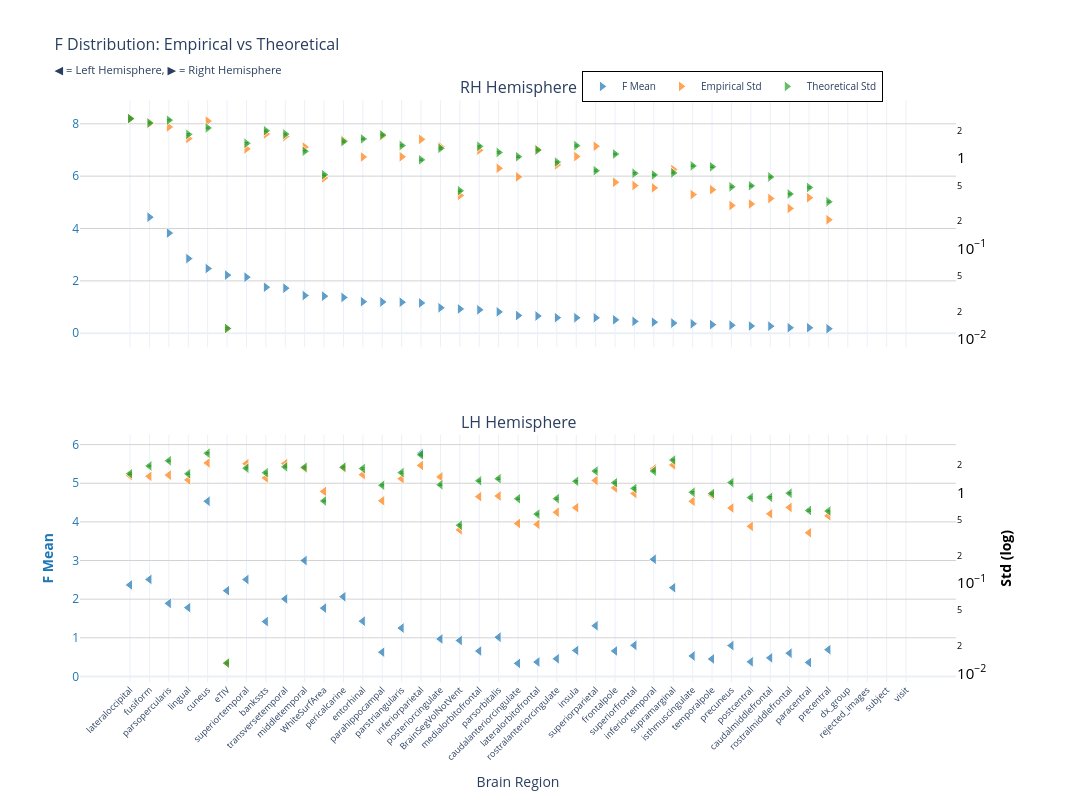
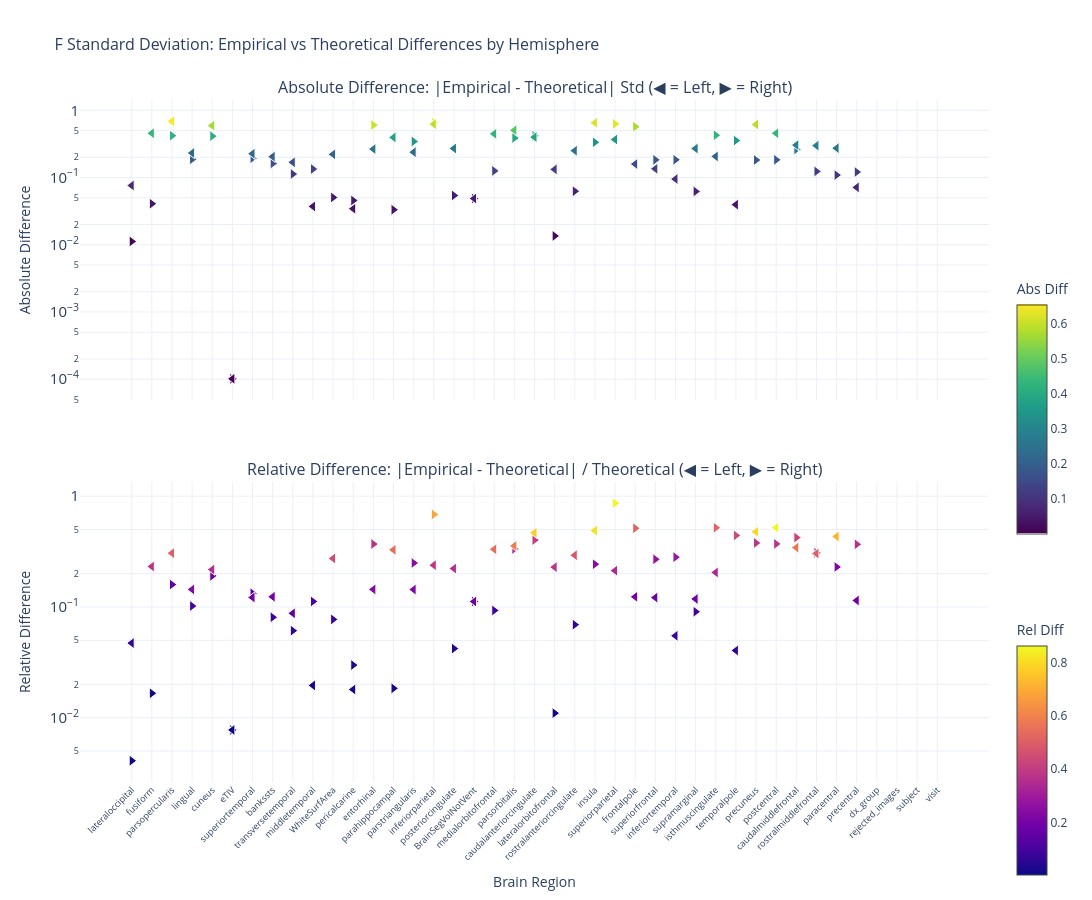

The code cell stored with these charts, in order, in its notebook:
### Markdown cell above
### F-statistic

### Code cell
nu_nav = df_npvr[(df_npvr["study"] == "longitudinal") & (df_npvr["group"] == "HC-PD")]
data_path = stats_dir / f"ancova_longitudinal_{METRIC}.parquet"
df, stats = get_test_stats(
    data_path,
    stat_functions_F,
    nu_nav,
    hemisphere=True,
    study="longitudinal",
    raw_values=True,
)
show_figure(stats, hemisphere=True, stat_name="F", study="longitudinal", metric=METRIC)

### Figure 1 — Plotly figure (JSON) as saved in the notebook; plotly's stock layout.template omitted (floating-point values rounded to 4 significant figures)
{"data": [{"hovertemplate": "<b>%{x}</b><br>Mean F: %{y:.2f}<br><extra></extra>", "legendgroup": "mean", "marker": {"color": "#1f77b4", "line": {"color": "white", "width": 1}, "opacity": 0.7, "size": 10, "symbol": "triangle-right"}, "mode": "markers", "name": "F Mean", "showlegend": true, "type": "scatter", "x": ["lateraloccipital", "fusiform", "parsopercularis", "lingual", "cuneus", "eTIV", "superiortemporal", "bankssts", "transversetemporal", "middletemporal", "WhiteSurfArea", "pericalcarine", "entorhinal", "parahippocampal", "parstriangularis", "inferiorparietal", "posteriorcingulate", "BrainSegVolNotVent", "medialorbitofrontal", "parsorbitalis", "caudalanteriorcingulate", "lateralorbitofrontal", "rostralanteriorcingulate", "insula", "superiorparietal", "frontalpole", "superiorfrontal", "inferiortemporal", "supramarginal", "isthmuscingulate", "temporalpole", "precuneus", "postcentral", "caudalmiddlefrontal", "rostralmiddlefrontal", "paracentral", "precentral", "dx_group", "rejected_images", "subject", "visit"], "xaxis": "x", "y": [8.198, 4.434, 3.826, 2.85, 2.471, 2.22, 2.142, 1.757, 1.722, 1.439, 1.417, 1.367, 1.206, 1.195, 1.185, 1.158, 0.9725, 0.929, 0.8942, 0.8158, 0.6762, 0.658, 0.5951, 0.5922, 0.5883, 0.5124, 0.4532, 0.4234, 0.3869, 0.3622, 0.3274, 0.305, 0.2761, 0.2697, 0.2106, 0.21, 0.1722, NaN, NaN, NaN, NaN], "yaxis": "y"}, {"hovertemplate": "<b>%{x}</b><br>Empirical Std: %{y:.3f}<br><extra></extra>", "legendgroup": "empirical", "marker": {"color": "#ff7f0e", "line": {"color": "white", "width": 1}, "opacity": 0.7, "size": 10, "symbol": "triangle-right"}, "mode": "markers", "name": "Empirical Std", "showlegend": true, "type": "scatter", "x": ["lateraloccipital", "fusiform", "parsopercularis", "lingual", "cuneus", "eTIV", "superiortemporal", "bankssts", "transversetemporal", "middletemporal", "WhiteSurfArea", "pericalcarine", "entorhinal", "parahippocampal", "parstriangularis", "inferiorparietal", "posteriorcingulate", "BrainSegVolNotVent", "medialorbitofrontal", "parsorbitalis", "caudalanteriorcingulate", "lateralorbitofrontal", "rostralanteriorcingulate", "insula", "superiorparietal", "frontalpole", "superiorfrontal", "inferiortemporal", "supramarginal", "isthmuscingulate", "temporalpole", "precuneus", "postcentral", "caudalmiddlefrontal", "rostralmiddlefrontal", "paracentral", "precentral", "dx_group", "rejected_images", "subject", "visit"], "xaxis": "x", "y": [2.728, 2.412, 2.215, 1.647, 2.574, 0.01295, 1.267, 1.849, 1.733, 1.327, 0.6048, 1.573, 1.03, 1.77, 1.036, 1.615, 1.339, 0.3868, 1.225, 0.7718, 0.6206, 1.243, 0.8423, 1.041, 1.355, 0.5405, 0.4972, 0.4691, 0.749, 0.3953, 0.4481, 0.2993, 0.311, 0.3576, 0.2778, 0.3651, 0.2082, NaN, NaN, NaN, NaN], "yaxis": "y2"}, {"error_y": {"array": [0.05443, 0.04874, 0.05234, 0.03644, 0.04295, 0.0002593, 0.02904, 0.03996, 0.03668, 0.02371, 0.01302, 0.03036, 0.03247, 0.03583, 0.02741, 0.01905, 0.02554, 0.008655, 0.02684, 0.02301, 0.02061, 0.02442, 0.01798, 0.02734, 0.01444, 0.02206, 0.01352, 0.01297, 0.01365, 0.01632, 0.01595, 0.009566, 0.009821, 0.01231, 0.007971, 0.009414, 0.006537, NaN, NaN, NaN, NaN], "arrayminus": [0.05335, 0.04777, 0.0513, 0.03572, 0.04209, 0.0002542, 0.02846, 0.03917, 0.03595, 0.02324, 0.01276, 0.02975, 0.03182, 0.03512, 0.02687, 0.01867, 0.02503, 0.008483, 0.02631, 0.02256, 0.0202, 0.02394, 0.01762, 0.0268, 0.01415, 0.02162, 0.01325, 0.01271, 0.01338, 0.01599, 0.01563, 0.009376, 0.009626, 0.01207, 0.007813, 0.009227, 0.006408, NaN, NaN, NaN, NaN], "color": "#2ca02c", "thickness": 1, "type": "data", "visible": true, "width": 2}, "hovertemplate": "<b>%{x}</b><br>Theoretical Std: %{y:.3f}<br><extra></extra>", "legendgroup": "theoretical", "marker": {"color": "#2ca02c", "line": {"color": "white", "width": 1}, "opacity": 0.7, "size": 10, "symbol": "triangle-right"}, "mode": "markers", "name": "Theoretical Std", "showlegend": true, "type": "scatter", "x": ["lateraloccipital", "fusiform", "parsopercularis", "lingual", "cuneus", "eTIV", "superiortemporal", "bankssts", "transversetemporal", "middletemporal", "WhiteSurfArea", "pericalcarine", "entorhinal", "parahippocampal", "parstriangularis", "inferiorparietal", "posteriorcingulate", "BrainSegVolNotVent", "medialorbitofrontal", "parsorbitalis", "caudalanteriorcingulate", "lateralorbitofrontal", "rostralanteriorcingulate", "insula", "superiorparietal", "frontalpole", "superiorfrontal", "inferiortemporal", "supramarginal", "isthmuscingulate", "temporalpole", "precuneus", "postcentral", "caudalmiddlefrontal", "rostralmiddlefrontal", "paracentral", "precentral", "dx_group", "rejected_images", "subject", "visit"], "xaxis": "x", "y": [2.74, 2.453, 2.634, 1.834, 2.161, 0.01305, 1.461, 2.011, 1.846, 1.193, 0.6554, 1.528, 1.634, 1.803, 1.38, 0.9586, 1.285, 0.4356, 1.351, 1.158, 1.037, 1.229, 0.9049, 1.376, 0.7268, 1.11, 0.6804, 0.6528, 0.6868, 0.8213, 0.8028, 0.4814, 0.4943, 0.6196, 0.4012, 0.4738, 0.329, NaN, NaN, NaN, NaN], "yaxis": "y2"}, {"hovertemplate": "<b>%{x}</b><br>Mean F: %{y:.2f}<br><extra></extra>", "legendgroup": "mean", "marker": {"color": "#1f77b4", "line": {"color": "white", "width": 1}, "opacity": 0.7, "size": 10, "symbol": "triangle-left"}, "mode": "markers", "name": "F Mean", "showlegend": false, "type": "scatter", "x": ["inferiorparietal", "cuneus", "inferiortemporal", "middletemporal", "fusiform", "superiortemporal", "lateraloccipital", "supramarginal", "eTIV", "pericalcarine", "transversetemporal", "parsopercularis", "lingual", "WhiteSurfArea", "entorhinal", "bankssts", "superiorparietal", "parstriangularis", "parsorbitalis", "posteriorcingulate", "BrainSegVolNotVent", "superiorfrontal", "precuneus", "precentral", "insula", "frontalpole", "medialorbitofrontal", "parahippocampal", "rostralmiddlefrontal", "isthmuscingulate", "caudalmiddlefrontal", "rostralanteriorcingulate", "temporalpole", "postcentral", "lateralorbitofrontal", "paracentral", "caudalanteriorcingulate", "dx_group", "rejected_images", "subject", "visit"], "xaxis": "x2", "y": [5.777, 4.534, 3.033, 2.999, 2.51, 2.508, 2.368, 2.296, 2.22, 2.063, 2.006, 1.89, 1.781, 1.768, 1.43, 1.419, 1.311, 1.251, 1.015, 0.9696, 0.929, 0.8039, 0.7979, 0.6921, 0.6724, 0.6585, 0.6563, 0.6277, 0.6006, 0.5291, 0.4801, 0.4562, 0.4518, 0.3773, 0.3731, 0.3613, 0.3374, NaN, NaN, NaN, NaN], "yaxis": "y3"}, {"hovertemplate": "<b>%{x}</b><br>Empirical Std: %{y:.3f}<br><extra></extra>", "legendgroup": "empirical", "marker": {"color": "#ff7f0e", "line": {"color": "white", "width": 1}, "opacity": 0.7, "size": 10, "symbol": "triangle-left"}, "mode": "markers", "name": "Empirical Std", "showlegend": false, "type": "scatter", "x": ["inferiorparietal", "cuneus", "inferiortemporal", "middletemporal", "fusiform", "superiortemporal", "lateraloccipital", "supramarginal", "eTIV", "pericalcarine", "transversetemporal", "parsopercularis", "lingual", "WhiteSurfArea", "entorhinal", "bankssts", "superiorparietal", "parstriangularis", "parsorbitalis", "posteriorcingulate", "BrainSegVolNotVent", "superiorfrontal", "precuneus", "precentral", "insula", "frontalpole", "medialorbitofrontal", "parahippocampal", "rostralmiddlefrontal", "isthmuscingulate", "caudalmiddlefrontal", "rostralanteriorcingulate", "temporalpole", "postcentral", "lateralorbitofrontal", "paracentral", "caudalanteriorcingulate", "dx_group", "rejected_images", "subject", "visit"], "xaxis": "x2", "y": [1.993, 2.126, 1.826, 1.861, 1.511, 2.084, 1.538, 2.017, 0.01295, 1.873, 2.091, 1.559, 1.379, 1.029, 1.577, 1.453, 1.36, 1.423, 0.9163, 1.49, 0.3868, 0.9758, 0.6748, 0.5529, 0.6802, 1.126, 0.9017, 0.8103, 0.6847, 0.8004, 0.5817, 0.6053, 0.9376, 0.4231, 0.4456, 0.3596, 0.4555, NaN, NaN, NaN, NaN], "yaxis": "y4"}, {"error_y": {"array": [0.05197, 0.054, 0.03439, 0.03772, 0.03908, 0.03691, 0.03208, 0.04544, 0.0002593, 0.03789, 0.0382, 0.04464, 0.032, 0.01605, 0.0366, 0.03293, 0.03433, 0.03301, 0.02825, 0.02422, 0.008655, 0.02207, 0.02562, 0.0124, 0.02646, 0.02552, 0.02679, 0.02394, 0.01953, 0.02, 0.0176, 0.01701, 0.01941, 0.01748, 0.01148, 0.01258, 0.01698, NaN, NaN, NaN, NaN], "arrayminus": [0.05094, 0.05293, 0.03371, 0.03697, 0.03831, 0.03617, 0.03144, 0.04454, 0.0002542, 0.03714, 0.03745, 0.04375, 0.03137, 0.01573, 0.03588, 0.03227, 0.03364, 0.03235, 0.02769, 0.02374, 0.008483, 0.02163, 0.02511, 0.01216, 0.02594, 0.02502, 0.02625, 0.02347, 0.01914, 0.0196, 0.01725, 0.01667, 0.01903, 0.01713, 0.01125, 0.01233, 0.01664, NaN, NaN, NaN, NaN], "color": "#2ca02c", "thickness": 1, "type": "data", "visible": true, "width": 2}, "hovertemplate": "<b>%{x}</b><br>Theoretical Std: %{y:.3f}<br><extra></extra>", "legendgroup": "theoretical", "marker": {"color": "#2ca02c", "line": {"color": "white", "width": 1}, "opacity": 0.7, "size": 10, "symbol": "triangle-left"}, "mode": "markers", "name": "Theoretical Std", "showlegend": false, "type": "scatter", "x": ["inferiorparietal", "cuneus", "inferiortemporal", "middletemporal", "fusiform", "superiortemporal", "lateraloccipital", "supramarginal", "eTIV", "pericalcarine", "transversetemporal", "parsopercularis", "lingual", "WhiteSurfArea", "entorhinal", "bankssts", "superiorparietal", "parstriangularis", "parsorbitalis", "posteriorcingulate", "BrainSegVolNotVent", "superiorfrontal", "precuneus", "precentral", "insula", "frontalpole", "medialorbitofrontal", "parahippocampal", "rostralmiddlefrontal", "isthmuscingulate", "caudalmiddlefrontal", "rostralanteriorcingulate", "temporalpole", "postcentral", "lateralorbitofrontal", "paracentral", "caudalanteriorcingulate", "dx_group", "rejected_images", "subject", "visit"], "xaxis": "x2", "y": [2.616, 2.718, 1.731, 1.898, 1.967, 1.857, 1.615, 2.287, 0.01305, 1.907, 1.923, 2.246, 1.611, 0.8077, 1.842, 1.657, 1.728, 1.661, 1.422, 1.219, 0.4356, 1.111, 1.289, 0.6243, 1.332, 1.285, 1.348, 1.205, 0.983, 1.006, 0.8856, 0.8561, 0.9771, 0.8796, 0.5778, 0.633, 0.8546, NaN, NaN, NaN, NaN], "yaxis": "y4"}], "layout": {"annotations": [{"font": {"size": 16}, "showarrow": false, "text": "RH Hemisphere", "x": 0.47, "xanchor": "center", "xref": "paper", "y": 1, "yanchor": "bottom", "yref": "paper"}, {"font": {"size": 16}, "showarrow": false, "text": "LH Hemisphere", "x": 0.47, "xanchor": "center", "xref": "paper", "y": 0.425, "yanchor": "bottom", "yref": "paper"}], "height": 800, "hovermode": "x", "legend": {"bgcolor": "rgba(255, 255, 255, 0.9)", "bordercolor": "black", "borderwidth": 1, "font": {"size": 10}, "orientation": "h", "x": 0.7, "xanchor": "center", "y": 1.05}, "title": {"font": {"size": 16}, "text": "F Distribution: Empirical vs Theoretical<br><sub>◀ = Left Hemisphere, ▶ = Right Hemisphere</sub>"}, "width": 1400, "xaxis": {"anchor": "y", "domain": [0, 0.94], "matches": "x2", "showticklabels": false}, "xaxis2": {"anchor": "y3", "domain": [0, 0.94], "tickangle": -45, "tickfont": {"size": 9}, "title": {"text": "Brain Region"}}, "yaxis": {"anchor": "x", "domain": [0.575, 1], "gridcolor": "lightgray", "showgrid": true, "tickfont": {"color": "#1f77b4"}, "title": {"font": {"color": "#1f77b4"}, "text": ""}}, "yaxis2": {"anchor": "x", "exponentformat": "power", "overlaying": "y", "showgrid": false, "side": "right", "tickfont": {"color": "black"}, "title": {"font": {"color": "black"}, "text": ""}, "type": "log"}, "yaxis3": {"anchor": "x2", "domain": [0, 0.425], "gridcolor": "lightgray", "showgrid": true, "tickfont": {"color": "#1f77b4"}, "title": {"font": {"color": "#1f77b4"}, "text": "<b>F Mean</b>"}}, "yaxis4": {"anchor": "x2", "exponentformat": "power", "overlaying": "y3", "showgrid": false, "side": "right", "tickfont": {"color": "black"}, "title": {"font": {"color": "black"}, "text": "<b>Std (log)</b>"}, "type": "log"}}}

### Figure 2 — Plotly figure (JSON) as saved in the notebook; plotly's stock layout.template omitted (floating-point values rounded to 4 significant figures)
{"data": [{"hovertemplate": "<b>%{x}</b><br>Hemisphere: %{text}<br>Abs Diff: %{y:.4f}<br><extra></extra>", "legendgroup": "abs_rh", "marker": {"color": [0.0112, 0.04076, 0.4194, 0.1869, 0.4124, 0.0001012, 0.194, 0.1622, 0.1127, 0.1337, 0.05059, 0.04561, 0.6037, 0.03319, 0.3438, 0.656, 0.05408, 0.04876, 0.1255, 0.3865, 0.4166, 0.01352, 0.06261, 0.3346, 0.6282, 0.5697, 0.1832, 0.1837, 0.06219, 0.426, 0.3547, 0.1821, 0.1832, 0.262, 0.1234, 0.1087, 0.1208, NaN, NaN, NaN, NaN], "colorbar": {"len": 0.4, "title": {"text": "Abs Diff"}, "y": 0.75, "yanchor": "top"}, "colorscale": [[0, "#440154"], [0.1111, "#482878"], [0.2222, "#3e4989"], [0.3333, "#31688e"], [0.4444, "#26828e"], [0.5556, "#1f9e89"], [0.6667, "#35b779"], [0.7778, "#6ece58"], [0.8889, "#b5de2b"], [1, "#fde725"]], "line": {"color": "white", "width": 1}, "showscale": true, "size": 10, "symbol": "triangle-right"}, "mode": "markers", "name": "Absolute (rh)", "showlegend": false, "text": ["rh", "rh", "rh", "rh", "rh", "rh", "rh", "rh", "rh", "rh", "rh", "rh", "rh", "rh", "rh", "rh", "rh", "rh", "rh", "rh", "rh", "rh", "rh", "rh", "rh", "rh", "rh", "rh", "rh", "rh", "rh", "rh", "rh", "rh", "rh", "rh", "rh", "rh", "rh", "rh", "rh"], "type": "scatter", "x": ["lateraloccipital", "fusiform", "parsopercularis", "lingual", "cuneus", "eTIV", "superiortemporal", "bankssts", "transversetemporal", "middletemporal", "WhiteSurfArea", "pericalcarine", "entorhinal", "parahippocampal", "parstriangularis", "inferiorparietal", "posteriorcingulate", "BrainSegVolNotVent", "medialorbitofrontal", "parsorbitalis", "caudalanteriorcingulate", "lateralorbitofrontal", "rostralanteriorcingulate", "insula", "superiorparietal", "frontalpole", "superiorfrontal", "inferiortemporal", "supramarginal", "isthmuscingulate", "temporalpole", "precuneus", "postcentral", "caudalmiddlefrontal", "rostralmiddlefrontal", "paracentral", "precentral", "dx_group", "rejected_images", "subject", "visit"], "xaxis": "x", "y": [0.0112, 0.04076, 0.4194, 0.1869, 0.4124, 0.0001012, 0.194, 0.1622, 0.1127, 0.1337, 0.05059, 0.04561, 0.6037, 0.03319, 0.3438, 0.656, 0.05408, 0.04876, 0.1255, 0.3865, 0.4166, 0.01352, 0.06261, 0.3346, 0.6282, 0.5697, 0.1832, 0.1837, 0.06219, 0.426, 0.3547, 0.1821, 0.1832, 0.262, 0.1234, 0.1087, 0.1208, NaN, NaN, NaN, NaN], "yaxis": "y"}, {"hovertemplate": "<b>%{x}</b><br>Hemisphere: %{text}<br>Rel Diff: %{y:.2%}<br><extra></extra>", "legendgroup": "rel_rh", "marker": {"color": [0.004088, 0.01662, 0.1592, 0.1019, 0.1908, 0.007759, 0.1328, 0.08065, 0.06106, 0.1121, 0.07718, 0.02985, 0.3695, 0.0184, 0.2492, 0.6843, 0.04208, 0.1119, 0.09294, 0.3337, 0.4017, 0.011, 0.06918, 0.2432, 0.8644, 0.5131, 0.2692, 0.2814, 0.09054, 0.5187, 0.4418, 0.3783, 0.3707, 0.4229, 0.3075, 0.2295, 0.3673, NaN, NaN, NaN, NaN], "colorbar": {"len": 0.4, "title": {"text": "Rel Diff"}, "y": 0.25, "yanchor": "top"}, "colorscale": [[0, "#0d0887"], [0.1111, "#46039f"], [0.2222, "#7201a8"], [0.3333, "#9c179e"], [0.4444, "#bd3786"], [0.5556, "#d8576b"], [0.6667, "#ed7953"], [0.7778, "#fb9f3a"], [0.8889, "#fdca26"], [1, "#f0f921"]], "line": {"color": "white", "width": 1}, "showscale": true, "size": 10, "symbol": "triangle-right"}, "mode": "markers", "name": "Relative (rh)", "showlegend": false, "text": ["rh", "rh", "rh", "rh", "rh", "rh", "rh", "rh", "rh", "rh", "rh", "rh", "rh", "rh", "rh", "rh", "rh", "rh", "rh", "rh", "rh", "rh", "rh", "rh", "rh", "rh", "rh", "rh", "rh", "rh", "rh", "rh", "rh", "rh", "rh", "rh", "rh", "rh", "rh", "rh", "rh"], "type": "scatter", "x": ["lateraloccipital", "fusiform", "parsopercularis", "lingual", "cuneus", "eTIV", "superiortemporal", "bankssts", "transversetemporal", "middletemporal", "WhiteSurfArea", "pericalcarine", "entorhinal", "parahippocampal", "parstriangularis", "inferiorparietal", "posteriorcingulate", "BrainSegVolNotVent", "medialorbitofrontal", "parsorbitalis", "caudalanteriorcingulate", "lateralorbitofrontal", "rostralanteriorcingulate", "insula", "superiorparietal", "frontalpole", "superiorfrontal", "inferiortemporal", "supramarginal", "isthmuscingulate", "temporalpole", "precuneus", "postcentral", "caudalmiddlefrontal", "rostralmiddlefrontal", "paracentral", "precentral", "dx_group", "rejected_images", "subject", "visit"], "xaxis": "x2", "y": [0.004088, 0.01662, 0.1592, 0.1019, 0.1908, 0.007759, 0.1328, 0.08065, 0.06106, 0.1121, 0.07718, 0.02985, 0.3695, 0.0184, 0.2492, 0.6843, 0.04208, 0.1119, 0.09294, 0.3337, 0.4017, 0.011, 0.06918, 0.2432, 0.8644, 0.5131, 0.2692, 0.2814, 0.09054, 0.5187, 0.4418, 0.3783, 0.3707, 0.4229, 0.3075, 0.2295, 0.3673, NaN, NaN, NaN, NaN], "yaxis": "y2"}, {"hovertemplate": "<b>%{x}</b><br>Hemisphere: %{text}<br>Abs Diff: %{y:.4f}<br><extra></extra>", "legendgroup": "abs_lh", "marker": {"color": [0.6228, 0.5911, 0.09498, 0.03715, 0.456, 0.2261, 0.07615, 0.2699, 0.0001012, 0.03428, 0.1684, 0.6874, 0.2317, 0.2212, 0.2651, 0.2046, 0.3674, 0.2382, 0.5056, 0.2705, 0.04876, 0.1348, 0.6145, 0.07137, 0.6515, 0.1585, 0.4464, 0.3948, 0.2983, 0.2061, 0.304, 0.2508, 0.03951, 0.4565, 0.1322, 0.2734, 0.3991, NaN, NaN, NaN, NaN], "colorbar": {"len": 0.4, "title": {"text": "Abs Diff"}, "y": 0.75, "yanchor": "top"}, "colorscale": [[0, "#440154"], [0.1111, "#482878"], [0.2222, "#3e4989"], [0.3333, "#31688e"], [0.4444, "#26828e"], [0.5556, "#1f9e89"], [0.6667, "#35b779"], [0.7778, "#6ece58"], [0.8889, "#b5de2b"], [1, "#fde725"]], "line": {"color": "white", "width": 1}, "showscale": false, "size": 10, "symbol": "triangle-left"}, "mode": "markers", "name": "Absolute (lh)", "showlegend": false, "text": ["lh", "lh", "lh", "lh", "lh", "lh", "lh", "lh", "lh", "lh", "lh", "lh", "lh", "lh", "lh", "lh", "lh", "lh", "lh", "lh", "lh", "lh", "lh", "lh", "lh", "lh", "lh", "lh", "lh", "lh", "lh", "lh", "lh", "lh", "lh", "lh", "lh", "lh", "lh", "lh", "lh"], "type": "scatter", "x": ["inferiorparietal", "cuneus", "inferiortemporal", "middletemporal", "fusiform", "superiortemporal", "lateraloccipital", "supramarginal", "eTIV", "pericalcarine", "transversetemporal", "parsopercularis", "lingual", "WhiteSurfArea", "entorhinal", "bankssts", "superiorparietal", "parstriangularis", "parsorbitalis", "posteriorcingulate", "BrainSegVolNotVent", "superiorfrontal", "precuneus", "precentral", "insula", "frontalpole", "medialorbitofrontal", "parahippocampal", "rostralmiddlefrontal", "isthmuscingulate", "caudalmiddlefrontal", "rostralanteriorcingulate", "temporalpole", "postcentral", "lateralorbitofrontal", "paracentral", "caudalanteriorcingulate", "dx_group", "rejected_images", "subject", "visit"], "xaxis": "x", "y": [0.6228, 0.5911, 0.09498, 0.03715, 0.456, 0.2261, 0.07615, 0.2699, 0.0001012, 0.03428, 0.1684, 0.6874, 0.2317, 0.2212, 0.2651, 0.2046, 0.3674, 0.2382, 0.5056, 0.2705, 0.04876, 0.1348, 0.6145, 0.07137, 0.6515, 0.1585, 0.4464, 0.3948, 0.2983, 0.2061, 0.304, 0.2508, 0.03951, 0.4565, 0.1322, 0.2734, 0.3991, NaN, NaN, NaN, NaN], "yaxis": "y"}, {"hovertemplate": "<b>%{x}</b><br>Hemisphere: %{text}<br>Rel Diff: %{y:.2%}<br><extra></extra>", "legendgroup": "rel_lh", "marker": {"color": [0.2381, 0.2175, 0.05487, 0.01957, 0.2318, 0.1217, 0.04716, 0.118, 0.007759, 0.01798, 0.08758, 0.306, 0.1438, 0.2739, 0.1439, 0.1234, 0.2127, 0.1434, 0.3556, 0.2219, 0.1119, 0.1214, 0.4767, 0.1143, 0.4892, 0.1234, 0.3312, 0.3276, 0.3034, 0.2048, 0.3432, 0.2929, 0.04044, 0.519, 0.2287, 0.4319, 0.467, NaN, NaN, NaN, NaN], "colorbar": {"len": 0.4, "title": {"text": "Rel Diff"}, "y": 0.25, "yanchor": "top"}, "colorscale": [[0, "#0d0887"], [0.1111, "#46039f"], [0.2222, "#7201a8"], [0.3333, "#9c179e"], [0.4444, "#bd3786"], [0.5556, "#d8576b"], [0.6667, "#ed7953"], [0.7778, "#fb9f3a"], [0.8889, "#fdca26"], [1, "#f0f921"]], "line": {"color": "white", "width": 1}, "showscale": false, "size": 10, "symbol": "triangle-left"}, "mode": "markers", "name": "Relative (lh)", "showlegend": false, "text": ["lh", "lh", "lh", "lh", "lh", "lh", "lh", "lh", "lh", "lh", "lh", "lh", "lh", "lh", "lh", "lh", "lh", "lh", "lh", "lh", "lh", "lh", "lh", "lh", "lh", "lh", "lh", "lh", "lh", "lh", "lh", "lh", "lh", "lh", "lh", "lh", "lh", "lh", "lh", "lh", "lh"], "type": "scatter", "x": ["inferiorparietal", "cuneus", "inferiortemporal", "middletemporal", "fusiform", "superiortemporal", "lateraloccipital", "supramarginal", "eTIV", "pericalcarine", "transversetemporal", "parsopercularis", "lingual", "WhiteSurfArea", "entorhinal", "bankssts", "superiorparietal", "parstriangularis", "parsorbitalis", "posteriorcingulate", "BrainSegVolNotVent", "superiorfrontal", "precuneus", "precentral", "insula", "frontalpole", "medialorbitofrontal", "parahippocampal", "rostralmiddlefrontal", "isthmuscingulate", "caudalmiddlefrontal", "rostralanteriorcingulate", "temporalpole", "postcentral", "lateralorbitofrontal", "paracentral", "caudalanteriorcingulate", "dx_group", "rejected_images", "subject", "visit"], "xaxis": "x2", "y": [0.2381, 0.2175, 0.05487, 0.01957, 0.2318, 0.1217, 0.04716, 0.118, 0.007759, 0.01798, 0.08758, 0.306, 0.1438, 0.2739, 0.1439, 0.1234, 0.2127, 0.1434, 0.3556, 0.2219, 0.1119, 0.1214, 0.4767, 0.1143, 0.4892, 0.1234, 0.3312, 0.3276, 0.3034, 0.2048, 0.3432, 0.2929, 0.04044, 0.519, 0.2287, 0.4319, 0.467, NaN, NaN, NaN, NaN], "yaxis": "y2"}], "layout": {"annotations": [{"font": {"size": 16}, "showarrow": false, "text": "Absolute Difference: |Empirical - Theoretical| Std (◀ = Left, ▶ = Right)", "x": 0.5, "xanchor": "center", "xref": "paper", "y": 1, "yanchor": "bottom", "yref": "paper"}, {"font": {"size": 16}, "showarrow": false, "text": "Relative Difference: |Empirical - Theoretical| / Theoretical (◀ = Left, ▶ = Right)", "x": 0.5, "xanchor": "center", "xref": "paper", "y": 0.44, "yanchor": "bottom", "yref": "paper"}], "height": 900, "hovermode": "x unified", "showlegend": false, "title": {"font": {"size": 16}, "text": "F Standard Deviation: Empirical vs Theoretical Differences by Hemisphere"}, "width": 1400, "xaxis": {"anchor": "y", "domain": [0, 1], "showticklabels": false}, "xaxis2": {"anchor": "y2", "domain": [0, 1], "tickangle": -45, "tickfont": {"size": 9}, "title": {"text": "Brain Region"}}, "yaxis": {"anchor": "x", "domain": [0.56, 1], "exponentformat": "power", "title": {"text": "Absolute Difference"}, "type": "log"}, "yaxis2": {"anchor": "x2", "domain": [0, 0.44], "exponentformat": "power", "title": {"text": "Relative Difference"}, "type": "log"}}}
